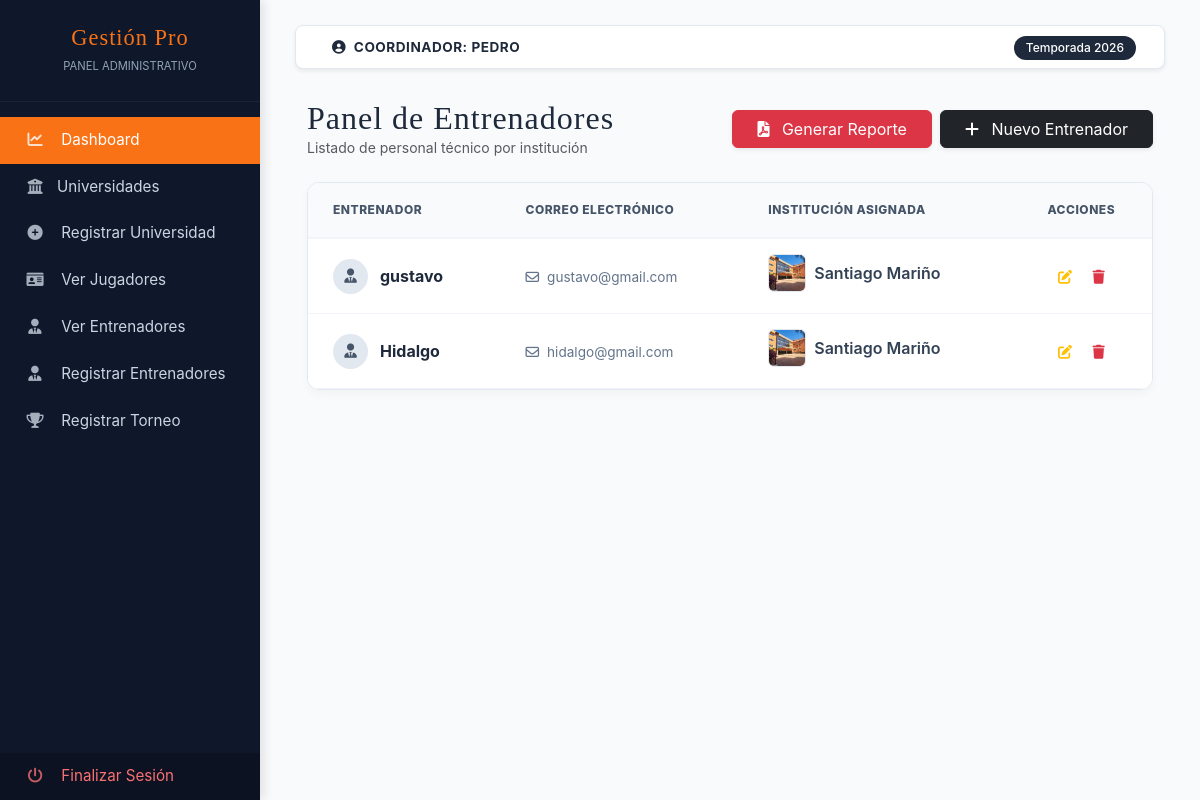
The app's page /client/coordinador/views/entrenadores/index.php (signed in), older data.
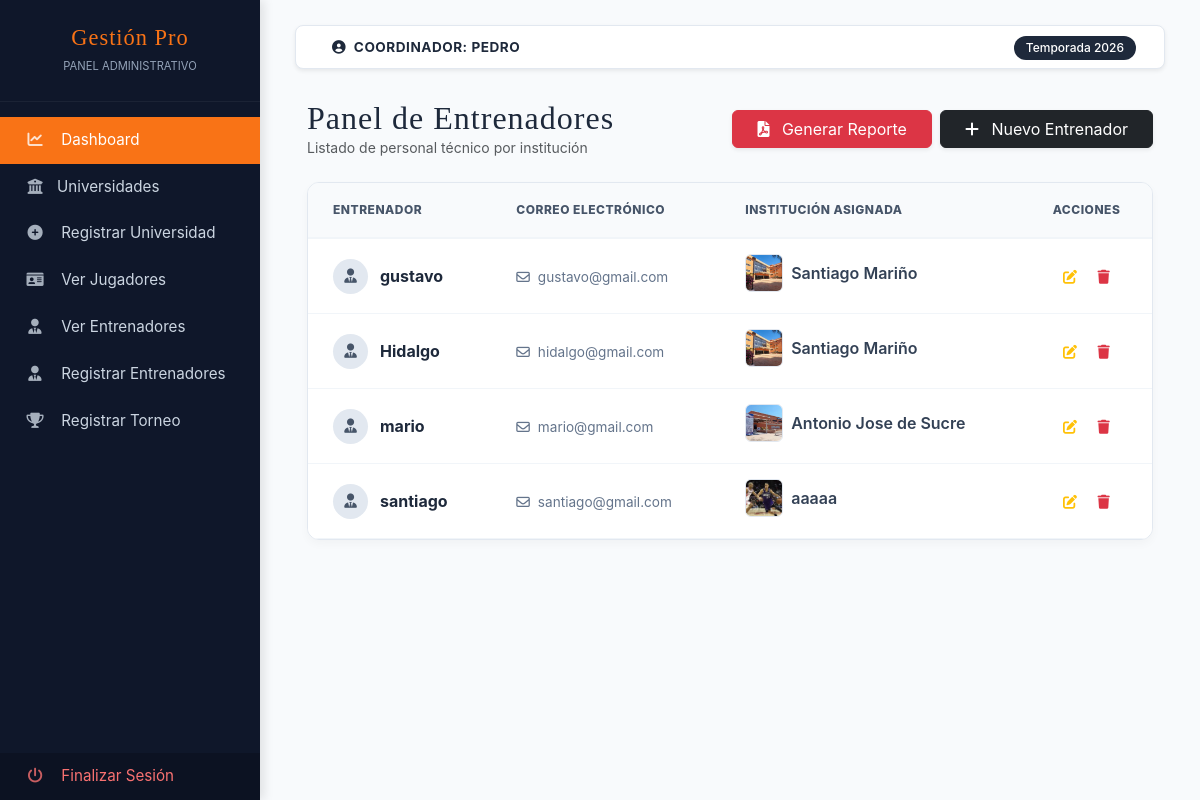
The same page, newer data.
### tables this page shows
CREATE TABLE `usuarios` (
  `id_usuario` int(11) NOT NULL,
  `nombre_usuario` varchar(100) NOT NULL,
  `password_usuario` varchar(255) NOT NULL,
  `email_usuario` varchar(100) DEFAULT NULL,
  `id_universidad_fk` int(11) DEFAULT NULL,
  `id_rol_fk` int(11) DEFAULT NULL,
  `fecha_creacion` timestamp NOT NULL DEFAULT current_timestamp(),
  `fecha_actualizacion` timestamp NOT NULL DEFAULT current_timestamp() ON UPDATE current_timestamp(),
  `isActive` int(11) DEFAULT NULL
);

CREATE TABLE `academias` (
  `id_universidad` int(11) NOT NULL,
  `nombre_universidad` varchar(100) NOT NULL,
  `ubicacion` varchar(255) DEFAULT NULL,
  `imagen` text DEFAULT NULL
);

### client/coordinador/views/entrenadores/index.php (the view, shortened to what this page needs)
<?php include '../../layouts/parte1.php'; ?>
<?php
$sql = "SELECT usu.id_usuario, usu.nombre_usuario, usu.email_usuario, uni.nombre_universidad, uni.imagen as logo_uni
        FROM usuarios as usu
        INNER JOIN academias as uni ON usu.id_universidad_fk = uni.id_universidad
        WHERE usu.id_rol_fk = 3
        ORDER BY usu.nombre_usuario ASC";
$query = $pdo->prepare($sql);
$query->execute();
$entrenadores = $query->fetchAll(PDO::FETCH_ASSOC);
?>
<div class="container-fluid">
    <div class="d-flex justify-content-between align-items-center mb-4">
        <div>
            <h2 class="bebas mb-0" style="color: var(--admin-dark);">Panel de Entrenadores</h2>
            <p class="text-muted small mb-0">Listado de personal técnico por institución</p>
        </div>
        <div class="d-flex gap-2">
            <button onclick="generarReporte()" class="btn btn-danger px-4 shadow-sm">
                <i class="fas fa-file-pdf me-2"></i> Generar Reporte
            </button>
            <a href="create.php" class="btn btn-dark px-4 shadow-sm">
                <i class="fas fa-plus me-2"></i> Nuevo Entrenador
            </a>
        </div>
    </div>
    <div class="coach-card-container">
        <div class="table-responsive">
            <table class="table table-coach">
                <thead>
                    <tr>
                        <th>Entrenador</th>
                        <th>Correo Electrónico</th>
                        <th>Institución Asignada</th>
                        <th class="text-center">Acciones</th>
                    </tr>
                </thead>
                <tbody>
                    <?php if(!empty($entrenadores)): ?>
                        <?php foreach ($entrenadores as $coach): ?>
                        <tr>
                            <td>
                                <div class="coach-name-wrapper">
                                    <div class="coach-icon">
                                        <i class="fas fa-user-tie"></i>
                                    </div>
                                    <span class="fw-bold"><?php echo htmlspecialchars($coach['nombre_usuario']); ?></span>
                                </div>
                            </td>
                            <td>
                                <a href="mailto:<?php echo $coach['email_usuario']; ?>" class="email-link">
                                    <i class="far fa-envelope me-2"></i><?php echo htmlspecialchars($coach['email_usuario']); ?>
                                </a>
                            </td>
                            <td>
                                <div class="uni-badge">
                                    <?php if(!empty($coach['logo_uni'])): ?>
                                        <img src="../../../../public/images/universidades/<?php echo $coach['logo_uni']; ?>"
                                             class="uni-logo-sm" alt="Logo">
                                    <?php else: ?>
                                        <div class="uni-logo-sm d-flex align-items-center justify-content-center">
                                            <i class="fas fa-university text-muted" style="font-size: 0.7rem;"></i>
                                        </div>
                                    <?php endif; ?>
                                    <span><?php echo htmlspecialchars($coach['nombre_universidad']); ?></span>
                                </div>
                            </td>
                            <td class="text-center">
                                <a href="update.php?id=<?php echo $coach['id_usuario']; ?>" class="btn btn-outline-warning btn-sm border-0">
                                    <i class="fas fa-edit"></i>
                                </a>
                                <a href="update.php?id=<?php echo $coach['id_usuario']; ?>" class="btn btn-outline-danger btn-sm border-0">
                                    <i class="fas fa-trash"></i>
                            </td>
                        </tr>
                        <?php endforeach; ?>
                    <?php endif; ?>
                </tbody>
            </table>
        </div>
    </div>
</div>
<?php include '../../layouts/parte2.php'; ?>

Row changes from the older to the newer data that the page shows:
added usuarios: nombre_usuario "mario", email_usuario "mario@gmail.com", id_universidad_fk.imagen (picture), id_universidad_fk.nombre_universidad "Antonio Jose de Sucre"
added usuarios: nombre_usuario "santiago", email_usuario "santiago@gmail.com", id_universidad_fk.imagen (picture), id_universidad_fk.nombre_universidad "aaaaa"
